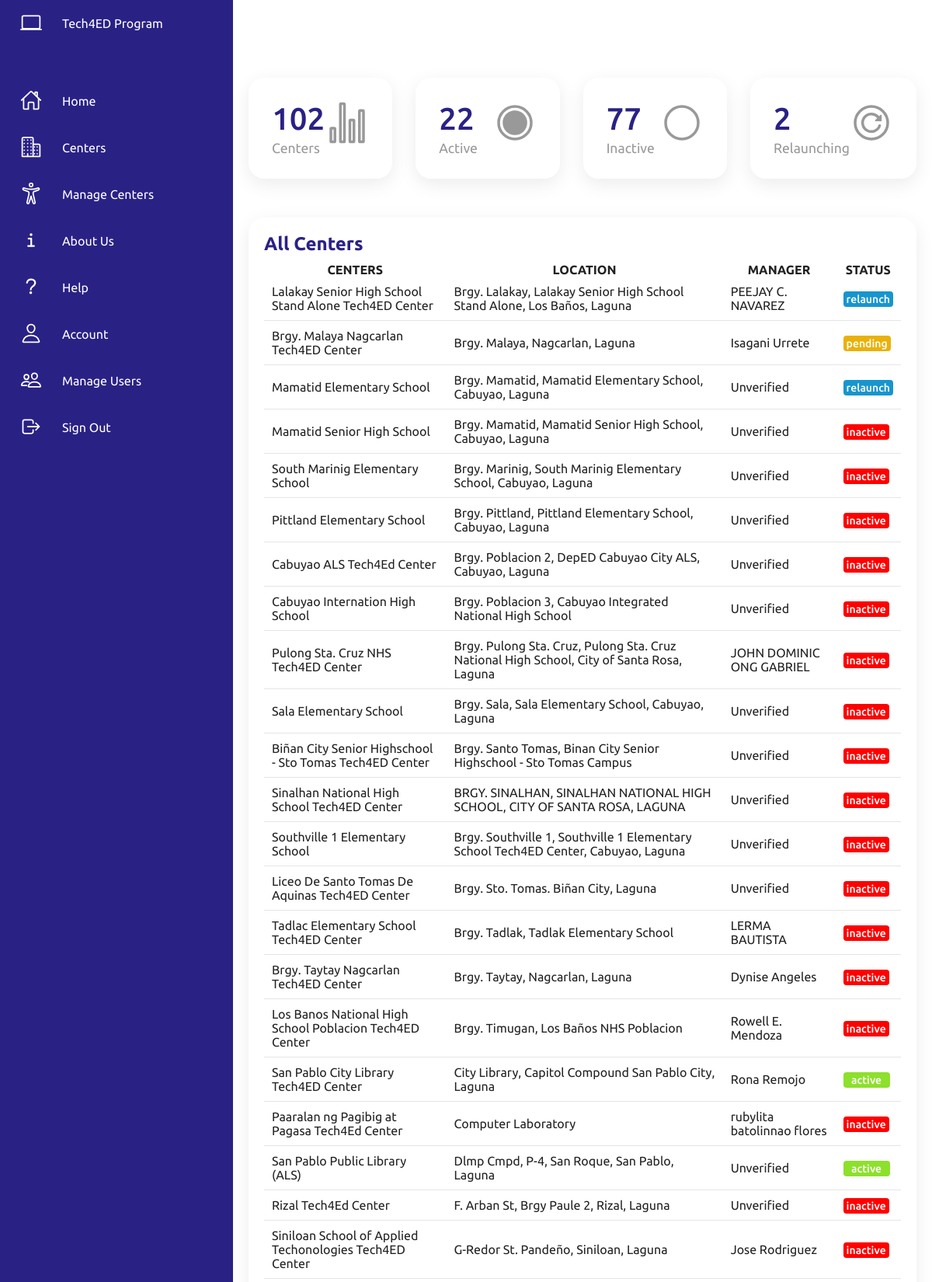
The page /centers.php (signed in, upper part) on the database its author committed.
### tables this page shows
CREATE TABLE `centers` (
  `id` int(11) NOT NULL,
  `name` varchar(255) NOT NULL,
  `location` varchar(255) NOT NULL,
  `manager` varchar(255) NOT NULL,
  `status` enum('active','inactive','relaunch','pending') NOT NULL,
  `image` varchar(255) NOT NULL,
  `created_at` timestamp NOT NULL DEFAULT current_timestamp()
);

### centers.php (the view, shortened to what this page needs)
<?php
include('connection.php');
$statusFilter = isset($_GET['status']) ? $_GET['status'] : 'all';
$statuses = ['active', 'inactive', 'relaunch', 'pending'];
$counts = [];
foreach ($statuses as $status) {
    $stmt = $pdo->prepare("SELECT COUNT(*) FROM centers WHERE status = ?");
    $stmt->execute([$status]);
    $counts[$status] = $stmt->fetchColumn();
}
if ($statusFilter == 'all') {
    $stmt = $pdo->prepare("SELECT * FROM centers");
    $stmt->execute();
} else {
    $stmt = $pdo->prepare("SELECT * FROM centers WHERE status = ?");
    $stmt->execute([$statusFilter]);
}
$centers = $stmt->fetchAll();
?>
<!DOCTYPE html>
<html lang="en">
<head>
    <link rel="stylesheet" href="css/styles.css">
</head>
<body>
    <div class="sidenav">
        <?php include('sidenav.php'); ?>
    </div>
    <div class="cardBox">
        <div class="card" onclick="window.location.href='centers.php?status=all'">
            <div>
                <div class="numbers"><?php echo count($centers); ?></div>
                <div class="cardName">Centers</div>
            </div>
            <div class="iconBx">
                <ion-icon name="stats-chart-outline"></ion-icon>
            </div>
        </div>
        <div class="card" onclick="window.location.href='centers.php?status=active'">
            <div>
                <div class="numbers"><?php echo $counts['active']; ?></div>
                <div class="cardName">Active</div>
            </div>
            <div class="iconBx">
                <ion-icon name="radio-button-on-outline"></ion-icon>
            </div>
        </div>
        <div class="card" onclick="window.location.href='centers.php?status=inactive'">
            <div>
                <div class="numbers"><?php echo $counts['inactive']; ?></div>
                <div class="cardName">Inactive</div>
            </div>
            <div class="iconBx">
                <ion-icon name="radio-button-off-outline"></ion-icon>
            </div>
        </div>
        <div class="card" onclick="window.location.href='centers.php?status=relaunch'">
            <div>
                <div class="numbers"><?php echo $counts['relaunch']; ?></div>
                <div class="cardName">Relaunching</div>
            </div>
            <div class="iconBx">
                <ion-icon name="reload-circle-outline"></ion-icon>
            </div>
        </div>
    </div>
    <div class="centers-list">
        <div class="details">
            <div class="centerBox">
                <div class="centerHeader">
                    <h2>
                        <?php
                        switch ($statusFilter) {
                            default:
                                echo "All Centers";
                        }
                        ?>
                    </h2>
                </div>
                <table>
                    <thead>
                        <tr>
                            <th>CENTERS</th>
                            <th>LOCATION</th>
                            <th>MANAGER</th>
                            <th>STATUS</th>
                        </tr>
                    </thead>
                    <tbody>
                        <?php foreach ($centers as $center): ?>
                            <tr>
                                <td><?php echo htmlspecialchars($center['name']); ?></td>
                                <td><?php echo htmlspecialchars($center['location']); ?></td>
                                <td><?php echo htmlspecialchars($center['manager']); ?></td>
                                <td><span class="status <?php echo htmlspecialchars(strtolower($center['status'])); ?>" style="flex: 0 0 120px; text-align: center;">
                                    <?php echo htmlspecialchars($center['status']); ?>
                                </span></td>
                            </tr>
                        <?php endforeach; ?>
                    </tbody>
                </table>
            </div>
        </div>
    </div>
</body>
</html>

### css/styles.css (style rules this page uses)
body { font-family: Arial, sans-serif; background-color: #ffffff; margin: 0; padding: 10; min-height: 100vh; overflow-x: hidden; transition: background-color 0.3s ease; }
.details { position: relative; left: 300px; width: calc(100% - 300px); padding: 20px; display: grid; grid-template-columns: 1fr; grid-gap: 30px; margin-top: 10px; transition: left 0.3s ease, width 0.3s ease; }
.details .centerBox { position: relative; display: grid; min-height: 500px; background: var(--white); padding: 20px; box-shadow: 0 7px 25px rgba(0, 0, 0, 0.08); border-radius: 20px; transition: transform 0.3s ease; }
.details .centerHeader { display: flex; justify-content: space-between; align-items: flex-start; transition: color 0.3s ease; }
.centerHeader h2 { font-weight: 600; color: var(--blue); }
.details table { width: 100%; border-collapse: collapse; margin-top: 10px; }
.details .centerBox table tr { color: var(--black1); border-bottom: 1px solid rgba(0, 0, 0, 0.1); }
.details .centerBox table tr:last-child { border-bottom: none; }
.details .centerBox table tr td { padding: 10px; }
.status.active { padding: 2px 10.5px; background: #8de02c; color: var(--white); border-radius: 4px; font-size: 14px; font-weight: 500; transition: background-color 0.3s ease; }
.status.pending { padding: 2px 4px; background: #e9b10a; color: var(--white); border-radius: 4px; font-size: 14px; font-weight: 500; transition: background-color 0.3s ease; }
.status.inactive { padding: 2px 4px; background: #f00; color: var(--white); border-radius: 4px; font-size: 14px; font-weight: 500; transition: background-color 0.3s ease; }
.status.relaunch { padding: 2px 4px; background: #1795ce; color: var(--white); border-radius: 4px; font-size: 14px; font-weight: 500; transition: background-color 0.3s ease; }
.cardBox { position: relative; left: 300px; width: calc(100% - 300px); padding: 20px; display: grid; grid-template-columns: repeat(4, 1fr); grid-gap: 30px; padding-top: 100px; box-sizing: border-box; }
.cardBox .card { position: relative; background: var(--white); padding: 30px; border-radius: 20px; display: flex; justify-content: space-between; cursor: pointer; box-shadow: 0 7px 25px rgba(0, 0, 0, 0.08); }
.cardBox .card .numbers { position: relative; font-weight: 500; font-size: 2.5rem; color: var(--blue); }
.cardBox .card .cardName { color: var(--black2); font-size: 1.1rem; margin-top: 5px; }
.cardBox .card .iconBx { font-size: 3.5rem; color: var(--black2); }

### css/sidebar.css (style rules this page uses)
* { font-family: "Ubuntu", sans-serif; margin: 0; padding: 0; box-sizing: border-box; }
:root { --blue: #2a2185; --white: #fff; --gray: #f5f5f5; --black1: #222; --black2: #999; }

### rows shown on the page
centers: name "Lalakay Senior High School Stand Alone Tech4ED Center", location "Brgy. Lalakay, Lalakay Senior High School Stand Alone, Los Baños, Laguna", manager "PEEJAY C. NAVAREZ", status "relaunch"
centers: name "Brgy. Malaya Nagcarlan Tech4ED Center", location "Brgy. Malaya, Nagcarlan, Laguna", manager "Isagani Urrete", status "pending"
centers: name "Mamatid Elementary School", location "Brgy. Mamatid, Mamatid Elementary School, Cabuyao, Laguna", manager "Unverified", status "relaunch"
centers: name "Mamatid Senior High School", location "Brgy. Mamatid, Mamatid Senior High School, Cabuyao, Laguna", manager "Unverified", status "inactive"
centers: name "South Marinig Elementary School", location "Brgy. Marinig, South Marinig Elementary School, Cabuyao, Laguna", manager "Unverified", status "inactive"
centers: name "Pittland Elementary School", location "Brgy. Pittland, Pittland Elementary School, Cabuyao, Laguna", manager "Unverified", status "inactive"
centers: name "Cabuyao ALS Tech4Ed Center", location "Brgy. Poblacion 2, DepED Cabuyao City ALS, Cabuyao, Laguna", manager "Unverified", status "inactive"
centers: name "Cabuyao Internation High School", location "Brgy. Poblacion 3, Cabuyao Integrated National High School", manager "Unverified", status "inactive"
centers: name "Pulong Sta. Cruz NHS Tech4ED Center", location "Brgy. Pulong Sta. Cruz, Pulong Sta. Cruz National High School, City of Santa Rosa, Laguna", manager "JOHN DOMINIC ONG GABRIEL", status "inactive"
centers: name "Sala Elementary School", location "Brgy. Sala, Sala Elementary School, Cabuyao, Laguna", manager "Unverified", status "inactive"
centers: name "Biñan City Senior Highschool - Sto Tomas Tech4ED Center", location "Brgy. Santo Tomas, Binan City Senior Highschool - Sto Tomas Campus", manager "Unverified", status "inactive"
centers: name "Sinalhan National High School Tech4ED Center", location "BRGY. SINALHAN, SINALHAN NATIONAL HIGH SCHOOL, CITY OF SANTA ROSA, LAGUNA", manager "Unverified", status "inactive"
centers: name "Southville 1 Elementary School", location "Brgy. Southville 1, Southville 1 Elementary School Tech4ED Center, Cabuyao, Laguna", manager "Unverified", status "inactive"
centers: name "Liceo De Santo Tomas De Aquinas Tech4ED Center", location "Brgy. Sto. Tomas. Biñan City, Laguna", manager "Unverified", status "inactive"
centers: name "Tadlac Elementary School Tech4ED Center", location "Brgy. Tadlak, Tadlak Elementary School", manager "LERMA BAUTISTA", status "inactive"
centers: name "Brgy. Taytay Nagcarlan Tech4ED Center", location "Brgy. Taytay, Nagcarlan, Laguna", manager "Dynise Angeles", status "inactive"
centers: name "Los Banos National High School Poblacion Tech4ED Center", location "Brgy. Timugan, Los Baños NHS Poblacion", manager "Rowell E. Mendoza", status "inactive"
centers: name "San Pablo City Library Tech4ED Center", location "City Library, Capitol Compound San Pablo City, Laguna", manager "Rona Remojo", status "active"
centers: name "Paaralan ng Pagibig at Pagasa Tech4Ed Center", location "Computer Laboratory", manager "rubylita batolinnao flores", status "inactive"
centers: name "San Pablo Public Library (ALS)", location "Dlmp Cmpd, P-4, San Roque, San Pablo, Laguna", manager "Unverified", status "active"
centers: name "Rizal Tech4Ed Center", location "F. Arban St, Brgy Paule 2, Rizal, Laguna", manager "Unverified", status "inactive"
centers: name "Siniloan School of Applied Techonologies Tech4ED Center", location "G-Redor St. Pandeño, Siniloan, Laguna", manager "Jose Rodriguez", status "inactive"

### other values the page prints
count($centers) "102"
$counts['active'] "22"
$counts['inactive'] "77"
$counts['relaunch'] "2"
